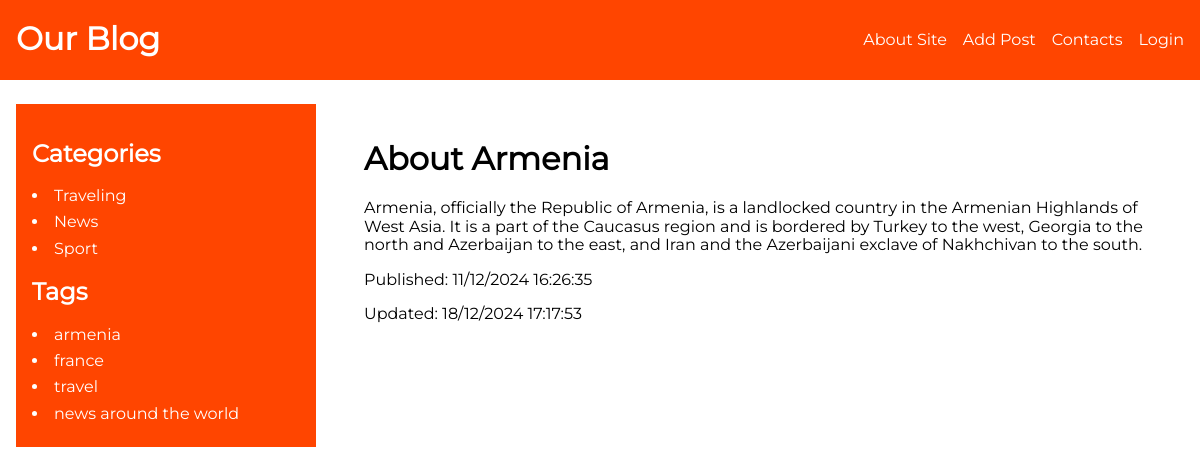
Screenshot of /article/about-armenia/ with the database file from the repository.
### blog/models.py (models this page shows, shortened)
class Category(models.Model):
	name = models.CharField(max_length=255, db_index=True)
	slug = models.SlugField(max_length=255, unique=True, db_index=True)
	def get_absolute_url(self):
		return reverse("category", kwargs={"cat_slug": self.slug})

class ArticleTags(models.Model):
	tag = models.CharField(max_length=255, db_index=True)
	slug = models.SlugField(max_length=255, unique=True, db_index=True)
	def get_absolute_url(self):
		return reverse("tag", kwargs={"tag_slug": self.slug})

class Article(models.Model):
	class Status(models.IntegerChoices):
		DRAFT = 0, "Draft"
		PUBLISHED = 1, "Published"
	title = models.CharField(max_length=255)
	slug = models.SlugField(max_length=255, unique=True, db_index=True, null=True)
	content = models.TextField(blank=True)
	time_create = models.DateTimeField(auto_now_add=True)
	time_update = models.DateTimeField(auto_now=True)
	is_published = models.BooleanField(choices=Status.choices, default=Status.PUBLISHED)
	category = models.ForeignKey("Category", on_delete=models.CASCADE, related_name="items")
	tags = models.ManyToManyField("ArticleTags", blank=True, related_name="tags")
	adv = models.OneToOneField("Adv", on_delete=models.SET_NULL, related_name="adv", null=True, blank=True)
	objects = models.Manager()
	published = ArticleManager()
	class Meta:
		ordering = ["time_create"]
		indexes = [
			models.Index(fields=["time_create"])
		]

### blog/views.py (the view)
# urls.py: path("article/<slug:article_slug>/", views.show_article, name="article"),
def show_article(request, article_slug):
	article = get_object_or_404(Article, slug=article_slug)
	data = {
		"title": article.title,
		"content": article.content,
		"time_create": article.time_create,
		"time_update": article.time_update,
		"is_published": article.is_published,
		"tags": article.tags.all()
	}
	return render(request, "blog/show-article.html", data)

### blog/context.py (called while the page is built)
def menu_context(request):
	return {
		"menu": [
			{
				"link_title": "About Site",
				"link_url": "about"
			},
			{
				"link_title": "Add Post",
				"link_url": "add_post"
			},
			{
				"link_title": "Contacts",
				"link_url": "contacts"
			},
			{
				"link_title": "Login",
				"link_url": "login"
			},
		],
	}

### blog/templatetags/blog_tags.py (called while the page is built)
@register.inclusion_tag("blog/includes/categories.html")
def show_categories(cat_selected=0):
	cats = Category.objects.all()
	return {"cats": cats, "cat_selected": cat_selected}

@register.inclusion_tag("blog/includes/tags.html")
def show_tags():
	return {"tags": ArticleTags.objects.all()}

### blog/templates/blog/show-article.html (shortened to what this page needs)
{% extends "base.html" %}
{% block article %}
    <div>
        <article>
            <h1>{{title}}</h1>
            <p>{{content|linebreaks}}</p>
            <div>
                <p>Published: {{time_create|date:"d/m/Y H:i:s"}}</p>
                <p>Updated: {{time_update|date:"d/m/Y H:i:s"}}</p>
            </div>
        </article>
    </div>
{% endblock %}

### blog/templates/blog/includes/categories.html
<h2>Categories</h2>
<ul class="categories">
    {% for cat in cats %}
        {% if cat.id == cat_selected %}
            <li class="active_cat">{{cat.name}}</li>
        {% else %}
            <li>
                <a class="category_item" href="{{ cat.get_absolute_url }}">{{cat.name}}</a>
            </li>
        {% endif %}
    {% endfor %}
</ul>

### blog/templates/blog/includes/tags.html
{% if tags %}
<h2>Tags</h2>
<ul class="tags">
    {% for tag in tags %}
    <li>
        <a class="category_item" href="{{ tag.get_absolute_url }}">{{tag.tag}}</a>
    </li>
    {% endfor %}
</ul>
{% endif %}

### blog/static/blog/css/style.css (style rules this page uses)
* { box-sizing: border-box; }
html { line-height: 1.15; -webkit-text-size-adjust: 100%; }
body { margin: 0; }
h1 { font-size: 2em; margin: 0.67em 0; }
a { background-color: transparent; }
ul { padding: 0; }
body { font-family: "m-regular", arial, serif; }

### rows the page displays
Category: name "Traveling"
Category: name "News"
Category: name "Sport"
ArticleTags: tag "armenia"
ArticleTags: tag "france"
ArticleTags: tag "travel"
ArticleTags: tag "news around the world"
Article: title "About Armenia", content "Armenia, officially the Republic of Armenia, is a landlocked country in the Armenian Highlands of West Asia. It is a part of the Caucasus region and is bordered by Turkey to the west, Georgia to the north and Azerbaijan to the east, and Iran and the Azerbaijani exclave of Nakhchivan to the south.", time_create "11/12/2024 16:26:35", time_update "18/12/2024 17:17:53"

### other values shown
{{ m.link_title }} "About Site" "Add Post" "Contacts" "Login"
